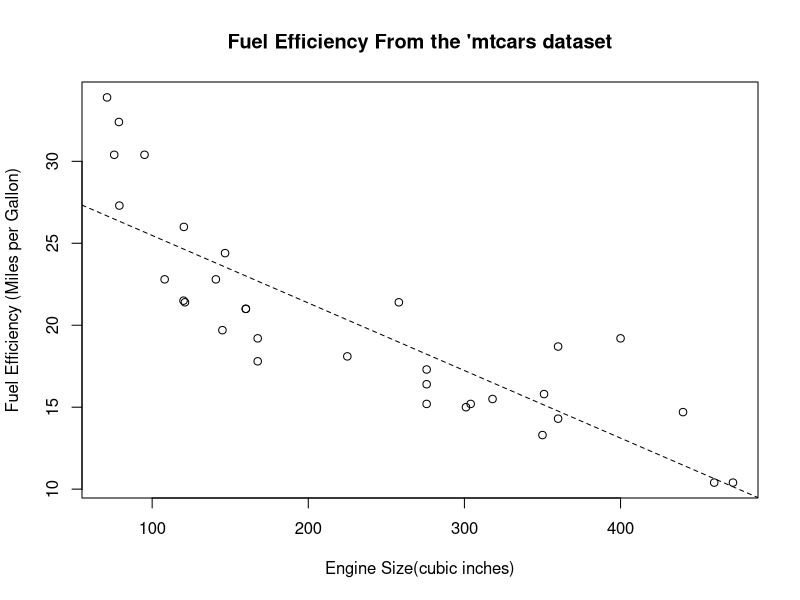

This figure's R source:
## ---- chunk 1
knitr::opts_chunk$set(echo = TRUE)
## ---- chunk 2
summary(cars)
## ---- chunk 3

model<-lm(mtcars$mpg~mtcars$disp)

plot(y=mtcars$mpg,x=mtcars$disp,xlab="Engine Size(cubic inches)", ylab="Fuel Efficiency (Miles per Gallon)", main="Fuel Efficiency From the 'mtcars dataset")

abline(a=coef(model[1]), b=coef(model)[2],lty=2)

## ---- chunk 4
summary(model)
